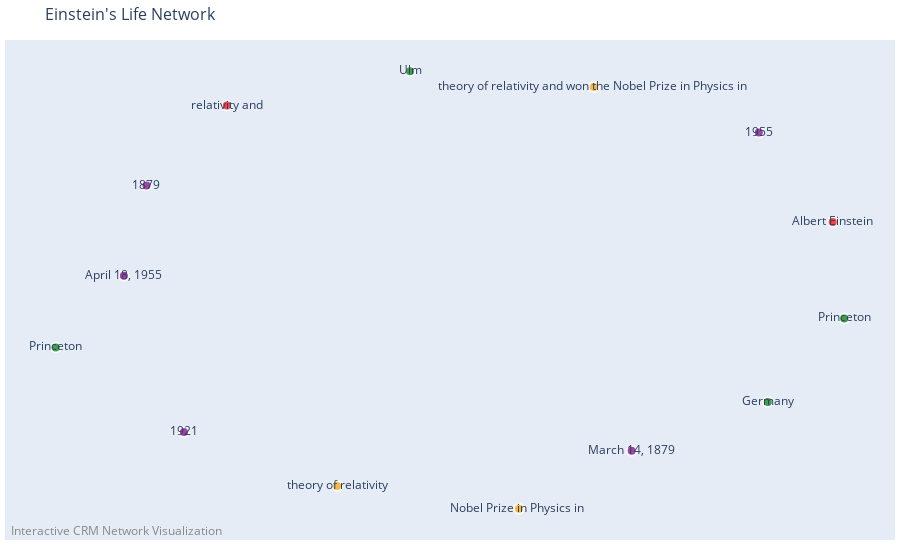

Here is the notebook cell this chart was saved with:
### Markdown cell above
## Step 7: Interactive Network Visualization

Create an interactive network visualization using Plotly.

### Code cell
# Create plots directory
plots_dir = output_dir / "plots"
plots_dir.mkdir(exist_ok=True)

# Create interactive network plot
print("🎨 Creating interactive network visualization...")
interactive_fig = create_interactive_plot(
    graph,
    title="Einstein's Life Network",
    node_size_multiplier=20,
    edge_width_multiplier=2
)

# Save interactive plot
interactive_file = plots_dir / "network_overview.html"
interactive_fig.write_html(str(interactive_file))
print(f"✅ Generated interactive plot: {interactive_file}")

# Display in notebook - using alternative method
try:
    interactive_fig.show()
except ValueError as e:
    print(f"⚠️  Display issue: {e}")
    print("📁 Plot saved as HTML file - you can open it in your browser")
    print(f"🔗 File location: {interactive_file}")
    print("💡 Tip: Open the HTML file in your browser to view the interactive plot")

### Figure 1 — Plotly figure (JSON) as saved in the notebook; plotly's stock layout.template omitted (floating-point values rounded to 4 significant figures)
{"data": [{"hoverinfo": "none", "line": {"color": "#888", "width": 2}, "mode": "lines", "type": "scatter", "x": [], "y": []}, {"hoverinfo": "text", "hovertext": ["ID: b050cb3e-1472-4384-b4d4-63d32cf3b1b2<br>Label: Albert Einstein<br>Class: E21", "ID: 36a43509-23b2-4726-b87b-7243b6ca6320<br>Label: relativity and<br>Class: E21", "ID: dde278ca-547c-4445-b174-6bdaca20256c<br>Label: Ulm<br>Class: E53", "ID: 43e6b4aa-82b6-49ca-a9d4-ddf9df265592<br>Label: Princeton<br>Class: E53", "ID: 7126d8d5-4392-4a2e-a589-dbf29e21eaf6<br>Label: Princeton<br>Class: E53", "ID: b36c9a8f-a514-4c98-9285-1872e2302b4d<br>Label: Germany<br>Class: E53", "ID: fe312c8a-40c4-4886-a309-cc2329a4ab10<br>Label: theory of relativity and won the Nobel Prize in Physics in <br>Class: E22", "ID: dc1f41a7-fb29-4233-99be-21c10e718f04<br>Label: Nobel Prize in Physics in <br>Class: E22", "ID: a7c25fc4-8b1f-4dc4-9338-045b1846a4d4<br>Label: theory of relativity<br>Class: E22", "ID: cf542bf0-10de-4b3f-8f69-60d51d8dbc1b<br>Label: March 14, 1879<br>Class: E52", "ID: 71db5e31-8680-42be-84ba-33a32a506c30<br>Label: April 18, 1955<br>Class: E52", "ID: 16a6a64c-c417-4c20-a210-6e471c6bc881<br>Label: 1879<br>Class: E52", "ID: bd7cca69-3e56-4c54-97a9-27a32b88d35e<br>Label: 1921<br>Class: E52", "ID: 9a45f605-7191-4cc1-b087-1745a10b5849<br>Label: 1955<br>Class: E52"], "marker": {"color": ["red", "red", "green", "green", "green", "green", "orange", "orange", "orange", "purple", "purple", "purple", "purple", "purple"], "line": {"color": "white", "width": 2}, "size": [10, 10, 10, 10, 10, 10, 10, 10, 10, 10, 10, 10, 10, 10]}, "mode": "markers+text", "text": ["Albert Einstein", "relativity and", "Ulm", "Princeton", "Princeton", "Germany", "theory of relativity and won the Nobel Prize in Physics in ", "Nobel Prize in Physics in ", "theory of relativity", "March 14, 1879", "April 18, 1955", "1879", "1921", "1955"], "textposition": "middle center", "type": "scatter", "x": [0.913, -0.5689, -0.1208, 0.9412, -0.9874, 0.7543, 0.3285, 0.1456, -0.2991, 0.4212, -0.8207, -0.7654, -0.6738, 0.7323], "y": [0.2956, 0.8223, 0.9776, -0.1396, -0.2709, -0.5176, 0.9066, -1, -0.8972, -0.738, 0.05337, 0.4608, -0.6535, 0.7004]}], "layout": {"annotations": [{"font": {"color": "#888", "size": 12}, "showarrow": false, "text": "Interactive CRM Network Visualization", "x": 0.005, "xanchor": "left", "xref": "paper", "y": -0.002, "yanchor": "bottom", "yref": "paper"}], "hovermode": "closest", "margin": {"b": 20, "l": 5, "r": 5, "t": 40}, "showlegend": false, "title": {"font": {"size": 16}, "text": "Einstein's Life Network"}, "xaxis": {"showgrid": false, "showticklabels": false, "zeroline": false}, "yaxis": {"showgrid": false, "showticklabels": false, "zeroline": false}}}
